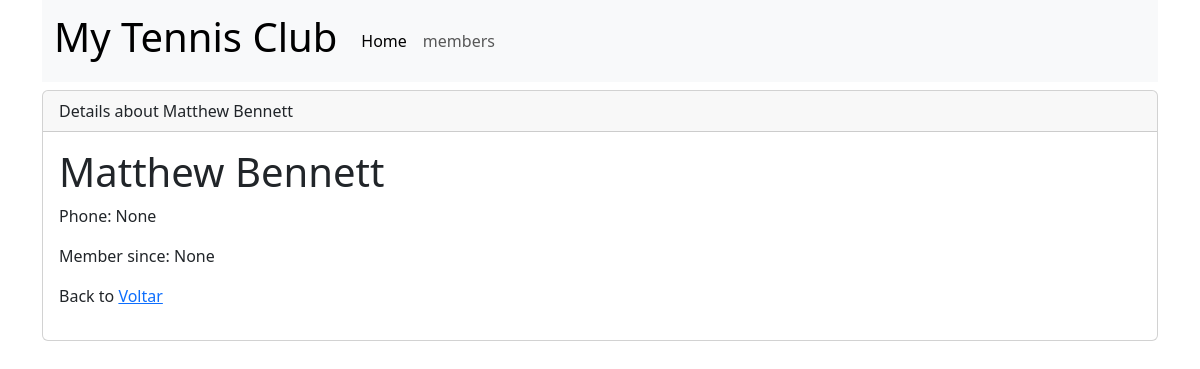
Page /members/details/6 on the committed database.
### members/models.py (models this page shows, shortened)
class Member(models.Model):
    firstname = models.CharField(max_length=255)
    lastname = models.CharField(max_length=255)
    phone = models.IntegerField(null=True)
    joined_date = models.DateField(null=True)

### members/views.py (the view)
# urls.py: path('members/details/<int:id>', views.details, name='details'),
def details(request, id):
    mymember = Member.objects.get(id=id)
    template = loader.get_template('details.html')
    context = {
        'mymember': mymember
    }
    return HttpResponse(template.render(context, request))

### members/templates/details.html (shortened to what this page needs)
{% extends "master.html" %}
{% block content %}
<div class="card mt-2">
    <div class="card-header">
        Details about {{ mymember.firstname}} {{ mymember.lastname}}
    </div>
    <div class="card-body">
        <h1>{{mymember.firstname}} {{mymember.lastname}}</h1>
        <p>Phone: {{mymember.phone}}</p>
        <p>Member since: {{mymember.joined_date}}</p>
        <p>Back to <a href="/members">Voltar</a></p>
    </div>
</div>
{% endblock %}>

### rows in the picture
Member: firstname "Matthew", lastname "Bennett", phone "None", joined_date "None"
